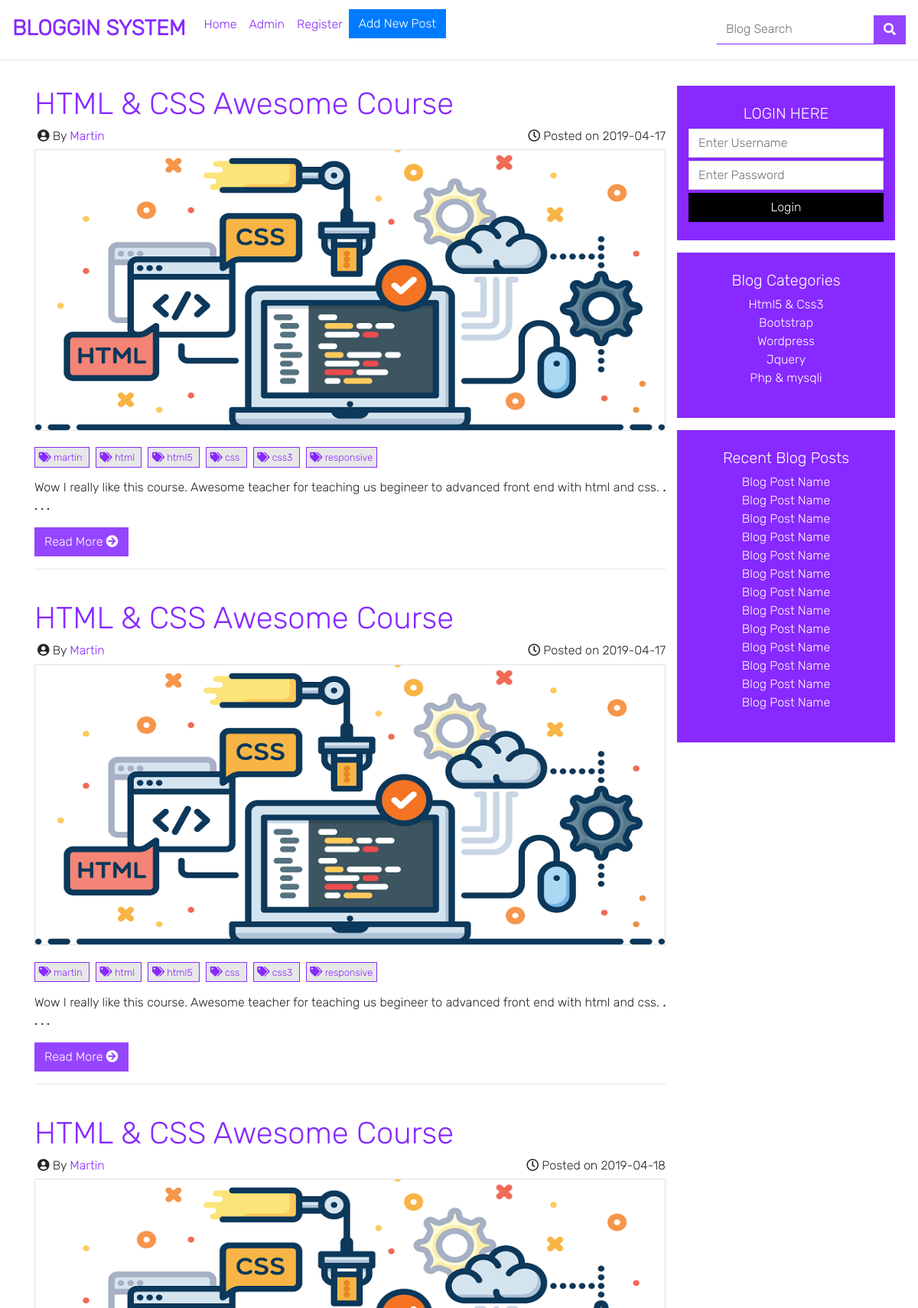
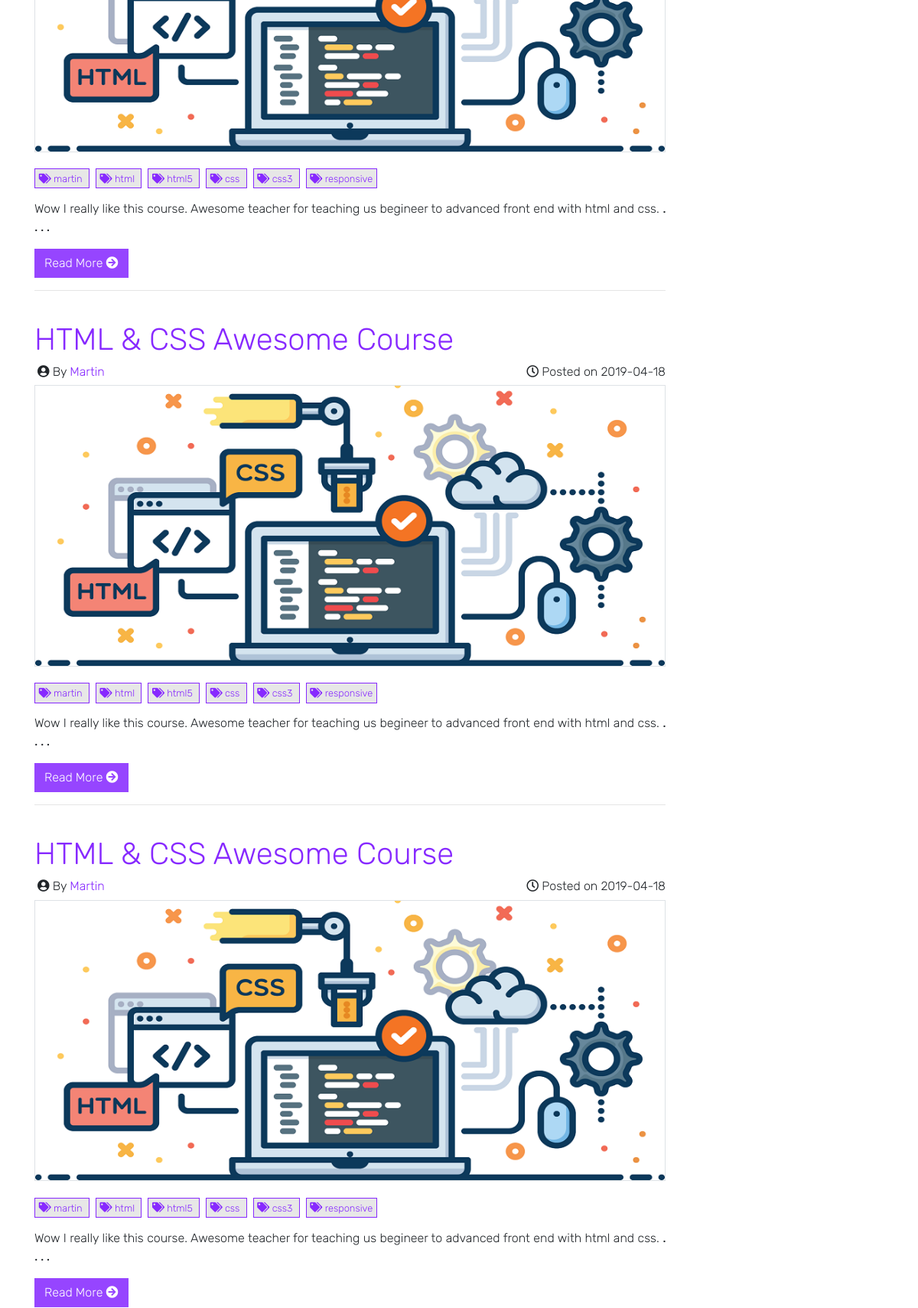
Page /category.php?category_id=1 (upper part) on the committed database (2 pictures, top to bottom).
### tables this page shows
CREATE TABLE `posts` (
  `post_id` int(3) NOT NULL,
  `post_category_id` int(3) NOT NULL,
  `post_title` varchar(255) NOT NULL,
  `post_author` varchar(255) NOT NULL,
  `post_date` date NOT NULL,
  `post_image` text NOT NULL,
  `post_content` text NOT NULL,
  `post_tags` varchar(500) NOT NULL,
  `post_comment_count` int(11) NOT NULL,
  `post_status` varchar(255) NOT NULL DEFAULT 'draft',
  `post_views_count` int(11) NOT NULL
);

CREATE TABLE `categories` (
  `cat_id` int(3) NOT NULL,
  `cat_title` varchar(255) NOT NULL
);

### category.php (the view)
<?php
    include "includes/db.php";
    include "includes/header.php";
?>
        <?php include "includes/navigation.php"; ?>
    <br><br><br><br>
    <section class="container">
        <div class="row mt-3">
            <div class="col-md-9">
                    <div class="blog-posts">
                        <?php
                            if(isset($_GET['category_id'])){
                                $post_cat_id = $_GET['category_id'];
                            }
                            $query = "SELECT * FROM posts WHERE post_category_id=$post_cat_id";
                            $select_all_posts = mysqli_query($connection, $query);
                            while($row = mysqli_fetch_assoc($select_all_posts)){
                                $post_id = $row['post_id'];
                                $post_title = $row['post_title'];
                                $post_author = $row['post_author'];
                                $post_date = $row['post_date'];
                                $post_image = $row['post_image'];
                                $post_content = substr($row['post_content'], 0, 150);
                                $post_tags = $row['post_tags'];
                        ?>
                            <div class="row mb-4">
                                <div class="col-md-12">
                                    <h1 class="display-5"><a href="post.php?p_id=<?php echo $post_id; ?>" class="link-custom"><?php echo $post_title; ?></a></h1>
                                    <div class="row">
                                        <div class="col-md-6 text-left">
                                            <h6 class="pl-1"><i class="fas fa-user-circle"></i> By <a href="search.php?author=<?php echo $post_author; ?>" class="link-custom"><?php echo $post_author; ?></a></h6>
                                        </div>
                                        <div class="col-md-6 text-right">
                                            <h6><i class="far fa-clock"></i> Posted on <?php echo $post_date; ?></h6>
                                        </div>
                                    </div>
                                    <div class="row">
                                        <div class="col-md-12">
                                            <a href="post.php?p_id=<?php echo $post_id; ?>"><img src="img/<?php echo $post_image; ?>" class="img-thumbnail" alt=""></a>
                                        </div>
                                    </div>
                                    <div class="row mt-3 mb-2">
                                        <div class="col-md-10 font-small" style="line-height:3">
                                            <?php
                                                $tags = explode(", ",$post_tags);
                                                foreach($tags as $key => $tag){
                                            ?>
                                            <a href="search.php?tag=<?php echo $tag; ?>" class="link-custom1 mr-2"><i class="fas fa-tags"></i> <?php echo $tag; ?> </a>
                                            <?php
                                                }
                                            ?>
                                        </div>
                                    </div>
                                    <div class="row">
                                        <div class="col-md-12">
                                            <p class="text-justify">
                                                <?php echo $post_content; ?> <strong> . . . . </strong>
                                            </p>
                                            <a href="post.php?p_id=<?php echo $post_id; ?>" class="btn btn-voilet">Read More <i class="fas fa-arrow-circle-right"></i></a>
                                        </div>
                                    </div>
                                    <hr>
                                </div>
                            </div>
                        <?php
                            }
                        ?>
                    </div>
            </div>
                <?php include "includes/sidebar.php"; ?>
        </div>
    </section>
<?php include "includes/footer.php"; ?>

### includes/blogCategoriesWidget.php
<?php if(isset($_SESSION['user_role'])): ?>
    <div class="row">
        <div class="col-md-12 bg-voilet text-white pt-4 pb-4 text-center">
            <h4>Logged in as <?php echo $_SESSION['username']; ?></h4>
            <a href="includes/logout.php" style="border: 1px solid black;" class="btn btn-voilet">Logout</a>
        </div>
    </div>
<?php else: ?>
    <div class="row">
        <div class="col-md-12 bg-voilet text-white pt-4 pb-4 text-center">
            <h5>LOGIN HERE</h5>
            <form action="includes/login.php" method="post" class="form">
                <input type="text" name="username" placeholder="Enter Username" class="form-control">
                <input type="password" name="password" placeholder="Enter Password" class="form-control mt-1">
                <input type="submit" name="login" value="Login" class="btn btn-primary btn-block btn-black mt-1">
            </form>
        </div>
    </div>
<?php endif; ?>
<div class="row mt-3">
    <div class="col-md-12 bg-voilet text-white pt-4 pb-4 text-center">
        <h5>Blog Categories</h5>
        <ul type="none" class="pl-0">
            <?php
                $query = "SELECT * FROM categories";
                $select_categories_for_sidebar = mysqli_query($connection, $query);
                while($row = mysqli_fetch_assoc($select_categories_for_sidebar)){
                    $cat_id = $row['cat_id'];
                    $cat_title = $row['cat_title'];
                    echo "<li><a href='category.php?category_id=$cat_id'>" . ucfirst($cat_title) . "</a></li>";
                }
            ?>
        </ul>
    </div>
</div>

### rows in the picture
posts: post_title "HTML & CSS Awesome Course", post_author "Martin", post_date "2019-04-17", post_image (picture), post_tags "martin", post_tags "html", post_tags "html5", post_tags "css", post_tags "css3", post_tags "responsive", post_content "Wow I really like this course. Awesome teacher for teaching us begineer to advanced front end with html and css."
posts: post_title "HTML & CSS Awesome Course", post_author "Martin", post_date "2019-04-17", post_image (picture), post_tags "martin", post_tags "html", post_tags "html5", post_tags "css", post_tags "css3", post_tags "responsive", post_content "Wow I really like this course. Awesome teacher for teaching us begineer to advanced front end with html and css."
posts: post_title "HTML & CSS Awesome Course", post_author "Martin", post_date "2019-04-18", post_image (picture), post_tags "martin", post_tags "html", post_tags "html5", post_tags "css", post_tags "css3", post_tags "responsive", post_content "Wow I really like this course. Awesome teacher for teaching us begineer to advanced front end with html and css."
posts: post_title "HTML & CSS Awesome Course", post_author "Martin", post_date "2019-04-18", post_image (picture), post_tags "martin", post_tags "html", post_tags "html5", post_tags "css", post_tags "css3", post_tags "responsive", post_content "Wow I really like this course. Awesome teacher for teaching us begineer to advanced front end with html and css."
posts: post_title "HTML & CSS Awesome Course", post_author "Martin", post_date "2019-04-18", post_image (picture), post_tags "martin", post_tags "html", post_tags "html5", post_tags "css", post_tags "css3", post_tags "responsive", post_content "Wow I really like this course. Awesome teacher for teaching us begineer to advanced front end with html and css."
categories: cat_title "Html5 & Css3"
categories: cat_title "Bootstrap"
categories: cat_title "Wordpress"
categories: cat_title "Jquery"
categories: cat_title "Php & mysqli"
